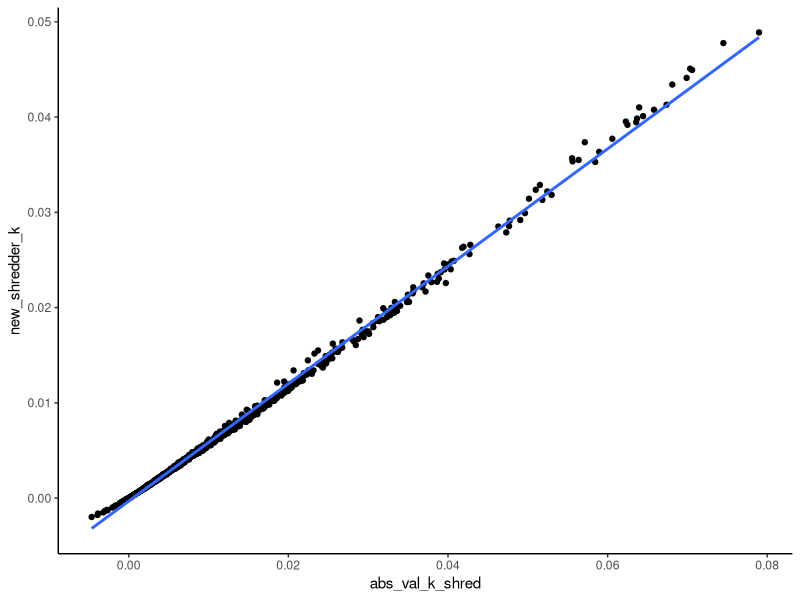

R code for this plot:
## ---- chunk 1
library(plyr)
library(dplyr)
library(lubridate)
library(ggplot2)
## ---- chunk 2
handling_loss_data <- read.csv("handling_loss_SI_03Dec2020.csv")

handling_loss_data$mass_lost_g <- ((handling_loss_data$DM_start_g)-(handling_loss_data$DM_end_g))
handling_loss_data$percent_mass_lost <- (100*(handling_loss_data$mass_lost_g/handling_loss_data$DM_start_g)) 
handling_loss_data$prop_sample_afdm <- (1-(handling_loss_data$ash_g/handling_loss_data$subsample_g))
handling_loss_data$afdm <- (handling_loss_data$prop_sample_afdm*handling_loss_data$DM_end_g)

handling_loss_data_rhodo <- handling_loss_data[which(handling_loss_data$rhodo_acer=="R"),] 
handling_loss_data_acer <- handling_loss_data[which(handling_loss_data$rhodo_acer=="A"),]

avg_handling_loss_rhodo_g <- mean(handling_loss_data_rhodo$mass_lost_g)
avg_handling_loss_acer_g <- mean(handling_loss_data_acer$mass_lost_g)

corr_factor_rhodo_afdm_start <- mean(handling_loss_data_rhodo$prop_sample_afdm)
corr_factor_acer_afdm_start <- mean(handling_loss_data_acer$prop_sample_afdm)
## ---- chunk 3
coarse_mesh_data_yr2 <- read.csv("coarse_SI_YR2_4Mar23.csv")
coarse_mesh_data_yr2 <- coarse_mesh_data_yr2 %>% mutate(date_dep=mdy(date_dep))
coarse_mesh_data_yr2 <- coarse_mesh_data_yr2 %>% mutate(date_coll=mdy(date_coll))
unique(coarse_mesh_data_yr2$stream)
#stream names look good!

coarse_mesh_data_yr2 <- coarse_mesh_data_yr2 %>% mutate(unique.id=paste(bag_ID, rhodo_acer, date_dep, date_coll, stream, sep="/"))
coarse_holes.yr2 <- coarse_mesh_data_yr2 %>% filter(hole=="hole")

#corrections based on Handling Loss
coarse_mesh_data_yr2$DM_start_handloss_g <- with(coarse_mesh_data_yr2, ifelse(rhodo_acer %in% "R",(DM_start_g-avg_handling_loss_rhodo_g), DM_start_g-avg_handling_loss_acer_g))

coarse_mesh_data_yr2$afdm_start <- with(coarse_mesh_data_yr2, ifelse(rhodo_acer %in% "R",(DM_start_handloss_g*corr_factor_rhodo_afdm_start), DM_start_handloss_g*corr_factor_acer_afdm_start))

#Get %AFDM remaining - first have to get the proportion of the sample that was AFDM, then apply this to the final dry mass, then divide this by the starting AFDM and multiply by 100
coarse_mesh_data_yr2$prop_sample_afdm <- 1-((coarse_mesh_data_yr2$tin_ash_g-coarse_mesh_data_yr2$tin_g)/(coarse_mesh_data_yr2$tin_DM_g-coarse_mesh_data_yr2$tin_g))

coarse_mesh_data_yr2$afdm_final <- coarse_mesh_data_yr2$prop_sample_afdm*coarse_mesh_data_yr2$DM_end_g

coarse_mesh_data_yr2$percent_afdm_rem_C <- 100*(coarse_mesh_data_yr2$afdm_final/coarse_mesh_data_yr2$afdm_start)

coarse_mesh_data_yr2$bag_n <- substring(coarse_mesh_data_yr2$bag_ID,2,5) #this is so I can merge coarse and fine by bag #

#remove bags with holes from the df
coarse_mesh_data_yr2 <- coarse_mesh_data_yr2[!(coarse_mesh_data_yr2$hole=="hole"),]
#880 -> 869 -- additional 6 bags removed after final QC

#remove bags collected in the wrong months -- these have "QC" in the QC column
coarse_mesh_data_yr2 <- coarse_mesh_data_yr2[!(coarse_mesh_data_yr2$QC=="QC"),]
#869 -> 861 as expected

## ---- chunk 4
fine_mesh_data_yr2 <- read.csv("fine_SI_YR2_4Mar23.csv")

fine_mesh_data_yr2 <- fine_mesh_data_yr2 %>% mutate(date_dep=mdy(date_dep))
fine_mesh_data_yr2 <- fine_mesh_data_yr2 %>% mutate(date_coll=mdy(date_coll))
unique(fine_mesh_data_yr2$stream)
#need to change WS05 to TOWR in this df
fine_mesh_data_yr2["stream"][fine_mesh_data_yr2["stream"] == "WS05"] <- "TOWR"
unique(fine_mesh_data_yr2$stream)

fine_mesh_data_yr2 <- fine_mesh_data_yr2 %>% mutate(unique.id=paste(bag_ID, rhodo_acer, date_dep, date_coll, stream, sep="/"))
fine_holes.yr2 <- fine_mesh_data_yr2 %>% filter(hole=="hole")

fine_mesh_data_yr2$afdm_start <- with(fine_mesh_data_yr2, ifelse(rhodo_acer %in% "R",(DM_start_g*corr_factor_rhodo_afdm_start), DM_start_g*corr_factor_acer_afdm_start))


#remove bags with holes from the df
fine_mesh_data_yr2 <- fine_mesh_data_yr2[!(fine_mesh_data_yr2$hole=="hole"),]
#880 -> 868 -- additional 9 bags removed after final QC

#remove bags collected in the wrong months -- these have "QC" in the QC column
fine_mesh_data_yr2 <- fine_mesh_data_yr2[!(fine_mesh_data_yr2$QC=="QC"),]
#868 -> 861 as expected because one of the FM bags that was deployed in the wrong month had a hole.

## ---- chunk 5

FB_sample_weights <- read.csv("FB _SI_YR2_Cummins_sample_weights_only_11Dec2020.csv") 
unique(FB_sample_weights$stream)
#names look good

FB_sample_weights <- FB_sample_weights[-c(441),] #remove random row of NAs in the FB data
colnames(FB_sample_weights)[colnames(FB_sample_weights)=="dm_g"]<-"DM_sub_g"
FB_sample_weights <- FB_sample_weights %>% mutate(date_dep=mdy(date_dep))
FB_sample_weights <- FB_sample_weights %>% mutate(date_coll=mdy(date_coll))

#subsetting by species -- mostly just to isolate the rhodo data
fine_mesh_data_yr2_rhodo <- fine_mesh_data_yr2[which(fine_mesh_data_yr2$rhodo_acer=="R"),]
fine_mesh_data_yr2_acer <- fine_mesh_data_yr2[which(fine_mesh_data_yr2$rhodo_acer=="A"),]

#creating the dataframe where I will do the calculations to get final AFDM for the rhodo samples
rhodo_FB_calcs <- merge(fine_mesh_data_yr2_rhodo, FB_sample_weights, by = c("stream", "date_dep", "date_coll", "bag_ID"))
rhodo_FB_calcs <- rhodo_FB_calcs[order(rhodo_FB_calcs[,3]),]
rhodo_FB_calcs$DM_leaves_final <- rhodo_FB_calcs$tin_DM_g-rhodo_FB_calcs$tin_g
rhodo_FB_calcs$afdm_leaves_final <- rhodo_FB_calcs$tin_DM_g-rhodo_FB_calcs$tin_ash_g

#calculation for percent of the DM that was AFDM for the leaves we weighed in the Rosemond lab
rhodo_FB_calcs$prop_sample_afdm <- rhodo_FB_calcs$afdm_leaves_final/rhodo_FB_calcs$DM_leaves_final

#getting a column for the AFDM of the subsample based on the column created in the previous line of code ("prop_sample_AFDM")
rhodo_FB_calcs$afdm_sub_final <- rhodo_FB_calcs$DM_sub_g*rhodo_FB_calcs$prop_sample_afdm

#Get final AFDM for the rhodo FM data
rhodo_FB_calcs$afdm_final <- ifelse(is.na(rhodo_FB_calcs$afdm_sub_final), rhodo_FB_calcs$afdm_leaves_final, (rhodo_FB_calcs$afdm_sub_final+rhodo_FB_calcs$afdm_leaves_final))

#Get percent AFDM rem for the rhodo FM data
rhodo_FB_calcs$percent_afdm_rem_F <- (100*(rhodo_FB_calcs$afdm_final/rhodo_FB_calcs$afdm_start))

#subset of rhodo_FB_calcs with only the necessary data
rhodo_FB_calcs_sub <- rhodo_FB_calcs[, c("bag_ID", "rhodo_acer", "date_dep", "date_coll", "stream", "percent_afdm_rem_F")]

## ---- chunk 6

fine_mesh_data_yr2_acer$afdm_final <- fine_mesh_data_yr2_acer$tin_DM_g-fine_mesh_data_yr2_acer$tin_ash_g

fine_mesh_data_yr2_acer$percent_afdm_rem_F <- (100*(fine_mesh_data_yr2_acer$afdm_final/fine_mesh_data_yr2_acer$afdm_start))

fine_mesh_data_yr2_acer_sub <- fine_mesh_data_yr2_acer[, c("bag_ID", "rhodo_acer", "date_dep", "date_coll", "stream", "percent_afdm_rem_F")]

## ---- chunk 7

fine_mesh_data_yr2_final <- rbind(rhodo_FB_calcs_sub, fine_mesh_data_yr2_acer_sub)
fine_mesh_data_yr2_final <- fine_mesh_data_yr2_final[order(fine_mesh_data_yr2_final[,3]),]
fine_mesh_data_yr2_final$bag_n <- substring(fine_mesh_data_yr2_final$bag_ID,2,5) #this is so I can merge coarse and fine by bag #

## ---- chunk 8

coarse_mesh_data_yr2_sub <- coarse_mesh_data_yr2[, c("bag_n", "rhodo_acer", "date_dep", "date_coll", "stream", "percent_afdm_rem_C")]

fine_mesh_data_yr2_sub <- fine_mesh_data_yr2_final[, c("bag_n", "rhodo_acer", "date_dep", "date_coll", "stream", "percent_afdm_rem_F")]

coarse_fine_data_yr2_all<-full_join(coarse_mesh_data_yr2_sub,fine_mesh_data_yr2_sub, by=c("bag_n","rhodo_acer", "date_dep", "date_coll", "stream"))

coarse_fine_data_yr2_all <- coarse_fine_data_yr2_all[order(coarse_fine_data_yr2_all[,3]),] 

## ---- chunk 9

coarse_mesh_data_yr2_sub.check <- coarse_mesh_data_yr2_sub %>% mutate(unique.id=paste(bag_n, rhodo_acer, date_dep, date_coll, stream, sep="/"))
fine_mesh_data_yr2_sub.check <- fine_mesh_data_yr2_sub %>% mutate(unique.id=paste(bag_n, rhodo_acer, date_dep, date_coll, stream, sep="/"))

coarse.unique.yr2 <- coarse_mesh_data_yr2_sub.check$unique.id
fine.unique.yr2 <- fine_mesh_data_yr2_sub.check$unique.id

setdiff(coarse.unique.yr2, fine.unique.yr2)
setdiff(fine.unique.yr2, coarse.unique.yr2)

#comparing these lists to the "holes" dataframes, we can see that the only ones removed from the final joined df are the 8 bags in both coarse and fine that were deployed in the wrong year and removed. There are no overlapping bags with holes in these dfs. 880-8=872, so the joined df has the correct number of observations!


## ---- chunk 10
#for some reason, I have to change everything to a character first and then to numeric for the ln_percent_afdm_rem and k calculations...
coarse_fine_data_yr2_all$percent_afdm_rem_C<-as.character(coarse_fine_data_yr2_all$percent_afdm_rem_C)
coarse_fine_data_yr2_all$percent_afdm_rem_C<-as.numeric(coarse_fine_data_yr2_all$percent_afdm_rem_C)
coarse_fine_data_yr2_all$ln_percent_afdm_rem_C<-log(coarse_fine_data_yr2_all$percent_afdm_rem_C)

coarse_fine_data_yr2_all$percent_afdm_rem_F<-as.character(coarse_fine_data_yr2_all$percent_afdm_rem_F)
coarse_fine_data_yr2_all$percent_afdm_rem_F<-as.numeric(coarse_fine_data_yr2_all$percent_afdm_rem_F)
coarse_fine_data_yr2_all$ln_percent_afdm_rem_F<-log(coarse_fine_data_yr2_all$percent_afdm_rem_F)

coarse_fine_data_yr2_all$days_in_record<-as.numeric(coarse_fine_data_yr2_all$date_coll-coarse_fine_data_yr2_all$date_dep)
coarse_fine_data_yr2_all$ln_percent_afdm_start <- log(100)

coarse_fine_data_yr2_all$abs_val_k_coarse<-as.character(abs(((coarse_fine_data_yr2_all$ln_percent_afdm_start)-(coarse_fine_data_yr2_all$ln_percent_afdm_rem_C))/(0-coarse_fine_data_yr2_all$days_in_record)))
coarse_fine_data_yr2_all$abs_val_k_fine<-as.character(abs(((coarse_fine_data_yr2_all$ln_percent_afdm_start)-(coarse_fine_data_yr2_all$ln_percent_afdm_rem_F))/(0-coarse_fine_data_yr2_all$days_in_record)))

coarse_fine_data_yr2_all$abs_val_k_coarse<-as.numeric(abs(((coarse_fine_data_yr2_all$ln_percent_afdm_start)-(coarse_fine_data_yr2_all$ln_percent_afdm_rem_C))/(0-coarse_fine_data_yr2_all$days_in_record)))
coarse_fine_data_yr2_all$abs_val_k_fine<-as.numeric(abs(((coarse_fine_data_yr2_all$ln_percent_afdm_start)-(coarse_fine_data_yr2_all$ln_percent_afdm_rem_F))/(0-coarse_fine_data_yr2_all$days_in_record)))

## ---- chunk 11
coarse_fine_data_yr2_all$abs_val_k_shred<-as.numeric(coarse_fine_data_yr2_all$abs_val_k_coarse-coarse_fine_data_yr2_all$abs_val_k_fine)

## ---- chunk 12
coarse_fine_data_yr2_all$new_shredder_k <- (coarse_fine_data_yr2_all$abs_val_k_coarse - ((coarse_fine_data_yr2_all$abs_val_k_fine-coarse_fine_data_yr2_all$abs_val_k_coarse)/(log(coarse_fine_data_yr2_all$abs_val_k_fine)-log(coarse_fine_data_yr2_all$abs_val_k_coarse))))
## ---- chunk 13

plot.compare.shredder.k.yr2 <- ggplot(coarse_fine_data_yr2_all, aes(x=abs_val_k_shred, y=new_shredder_k)) + theme_classic() + geom_point() +
  geom_smooth(method="lm")
plot.compare.shredder.k.yr2

model.compare.shredder.k.yr2 <- lm(new_shredder_k~abs_val_k_shred, data=coarse_fine_data_yr2_all)
summary(model.compare.shredder.k.yr2)
#slope = 0.6165, R^2 = 0.9977

## ---- chunk 14

write.csv(coarse_fine_data_yr2_all, "litter_breakdown_coarse_fine_yr2_all.4Mar23.csv")

